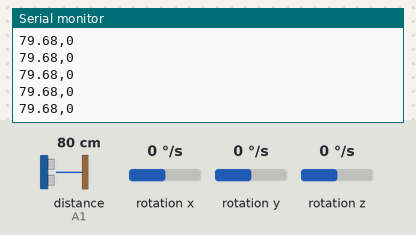
A sketch run on a simulated Arduino Uno, built with avr-gcc and run on an emulated ATmega328P. On the bench: the last lines printed to the serial monitor. Wiring (inferred from the names in the program): ultrasonic range finder: trigger A0; echo A1; MPU-6050 motion sensor at I2C address 0x68. The test bench sets the inputs (shaded band); at power-on: distance to the obstacle (sensor on A1) 80 cm, rotation x 0 °/s, rotation y 0 °/s, rotation z 0 °/s. The echo pulse lasts 58.3 µs per cm.

Above: at 9.2 s.
9.3 s: distance to the obstacle (sensor on A1) set to 2 cm
At 9.41 s:
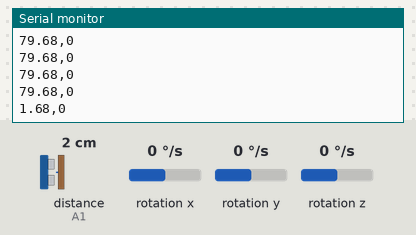
10.8 s: rotation x set to -192 °/s
At 10.84 s:
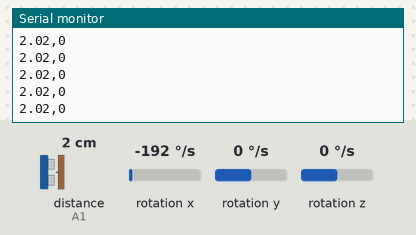
12.3 s: distance to the obstacle (sensor on A1) set to 4 cm
At 12.34 s:
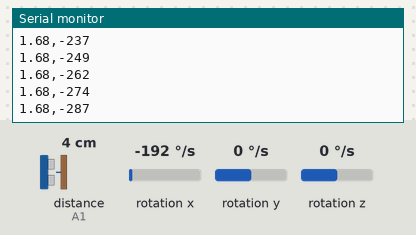
13.8 s: rotation x set to -100 °/s
At 13.84 s:
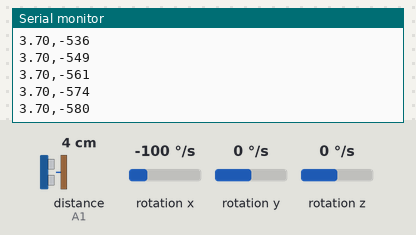
Timing chart, 0 to 16.3 s (numbered marks = the images above; inputs shaded):
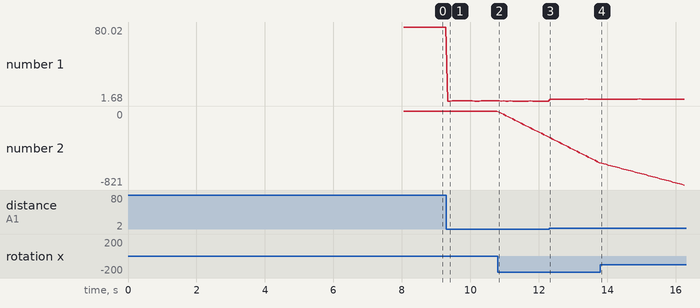

Measured:
- after the input at 9.3 s, the serial monitor: prints a new line after 0.05 s (image 1)
- plotted number 1: 79.68 → 2.02 after the input at 9.3 s, 1.68 → 3.7 after the input at 12.3 s
- plotted number 2: 0 → -287 after the input at 10.8 s

The sketch:

SLAM.ino
```cpp
#include <Wire.h>
#define MPU6050_ADDRESS 0x68
#define MPU_POWER_REG 0x6B
#define MPU_POWER_ON_COMMAND 0b00001000
#define GYRO_CONFIG_REG 0x1B
#define GYRO_CONFIG_VALUE 0b00001000
#define GYRO_CALIBRATION_QTY 2000
#define GYRO_SENSOR_DATA_REG 0x43
#define GYRO_SENSOR_DATA_QTY 6
#define MPU_SENSOR_TIMEOUT 2000
#define GYRO_FACTOR 65.536
#define TRIGGER A0
#define ECHO A1

float calibrated_gyro_value_x = 0, calibrated_gyro_value_y = 0, calibrated_gyro_value_z = 0;
float gyroscope_read_value;
unsigned long millis_time, micros_time;
float gyro_x, gyro_y, gyro_z;
int failCount = 0;
float totalAngleX = 0, totalAngleY = 0, totalAngleZ = 0;

void setupMPU()
{
  Wire.beginTransmission(MPU6050_ADDRESS);
  Wire.write(MPU_POWER_REG);
  Wire.write(MPU_POWER_ON_COMMAND);
  Wire.endTransmission();

  Wire.beginTransmission(MPU6050_ADDRESS);
  Wire.write(GYRO_CONFIG_REG);
  Wire.write(GYRO_CONFIG_VALUE);
  Wire.endTransmission();
}

void calibrateGyro()
{
  int i;

  micros_time = micros();
  for(i = 0; i < GYRO_CALIBRATION_QTY; ++i)
  {
    if(readGyroscope())
    {
      calibrated_gyro_value_x += gyro_x;
      calibrated_gyro_value_y += gyro_y;
      calibrated_gyro_value_z += gyro_z;

      while(micros() - micros_time < 4000);
      micros_time = micros();
    }
    else
    {
      --i;
      failCount++;
      if(failCount > 5)
      {
        return;
      }
    }
  }
  calibrated_gyro_value_x /= GYRO_CALIBRATION_QTY;
  calibrated_gyro_value_y /= GYRO_CALIBRATION_QTY;
  calibrated_gyro_value_z /= GYRO_CALIBRATION_QTY;
}

bool readGyroscope()
{
  Wire.beginTransmission(MPU6050_ADDRESS);
  Wire.write(GYRO_SENSOR_DATA_REG);
  Wire.endTransmission();
  Wire.requestFrom(MPU6050_ADDRESS, GYRO_SENSOR_DATA_QTY, true);
  millis_time = millis() + MPU_SENSOR_TIMEOUT;
  while(Wire.available() < GYRO_SENSOR_DATA_QTY && millis() < millis_time);
  if(millis() >= millis_time)
  {
    return false;
  }
  else
  {
    gyro_x = (Wire.read() << 8 | Wire.read()) / GYRO_FACTOR;
    gyro_y = (Wire.read() << 8 | Wire.read()) / GYRO_FACTOR;
    gyro_z = (Wire.read() << 8 | Wire.read()) / GYRO_FACTOR;
    return true;
  }
}

void setup() {
  // put your setup code here, to run once:
  Serial.begin(9600);
  pinMode(TRIGGER, OUTPUT);
  pinMode(ECHO, INPUT);
  Wire.begin();
  setupMPU();
  delay(30);
  calibrateGyro();
}

void loop() {
  // put your main code here, to run repeatedly:
  float changeInAngleX, changeInAngleY, changeInAngleZ;
  char input;
  long duration;
  float distance;
  micros_time = micros();
  if(readGyroscope())
  {
    changeInAngleX = (gyro_x - calibrated_gyro_value_x) * 0.065;
    changeInAngleY = (gyro_y - calibrated_gyro_value_y) * 0.065;
    changeInAngleZ = (gyro_z - calibrated_gyro_value_z) * 0.065;

    totalAngleX += changeInAngleX;
    totalAngleY += changeInAngleY;
    totalAngleZ += changeInAngleZ;
    digitalWrite(TRIGGER, LOW);
    delayMicroseconds(2);
    digitalWrite(TRIGGER, HIGH);
    delayMicroseconds(10);
    digitalWrite(TRIGGER, LOW);
    delayMicroseconds(2);

    duration = pulseIn(ECHO, HIGH);
    distance = (duration * 0.0343) / 2;
    Serial.print(distance);
    Serial.print(',');
    Serial.println(totalAngleX, 0);
    while(micros() - micros_time < 65000);
  }
  else
  {
    if(failCount > 5)
    {
      while(true);
    }
    else
    {
      failCount++;
    }
  }
}
```
